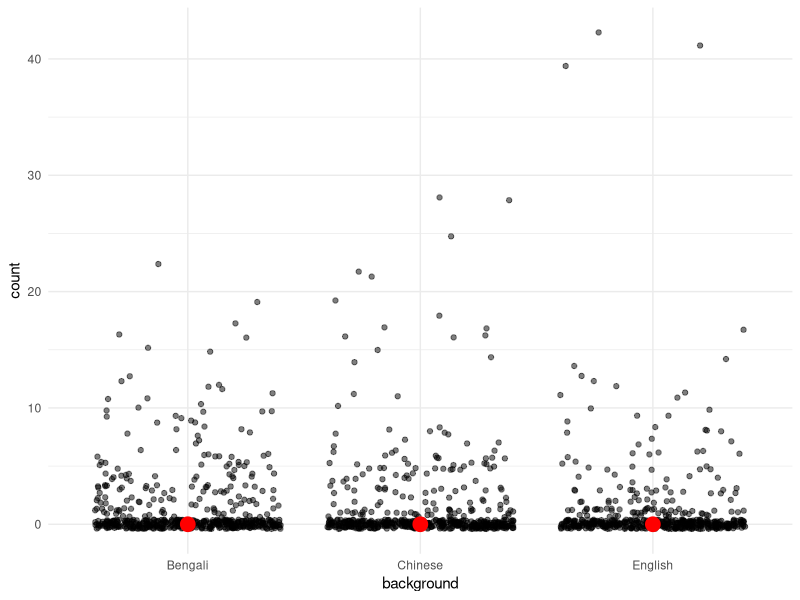
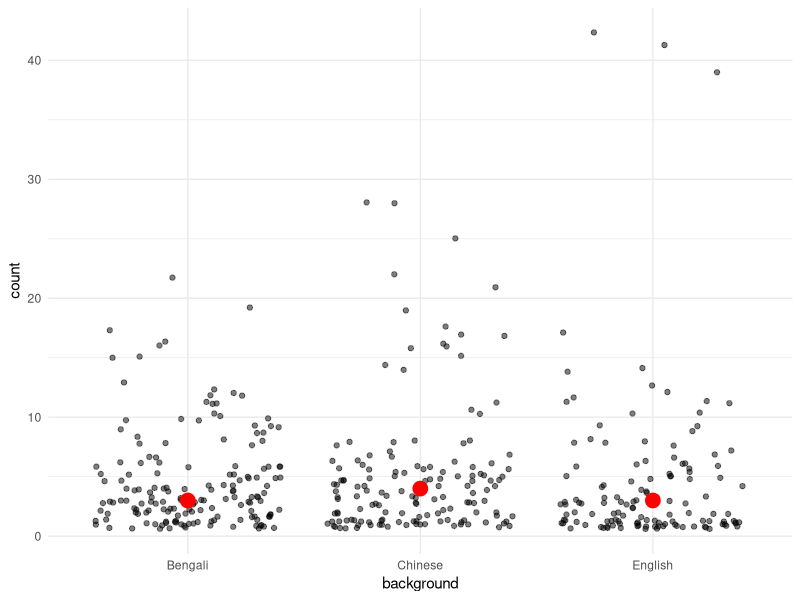
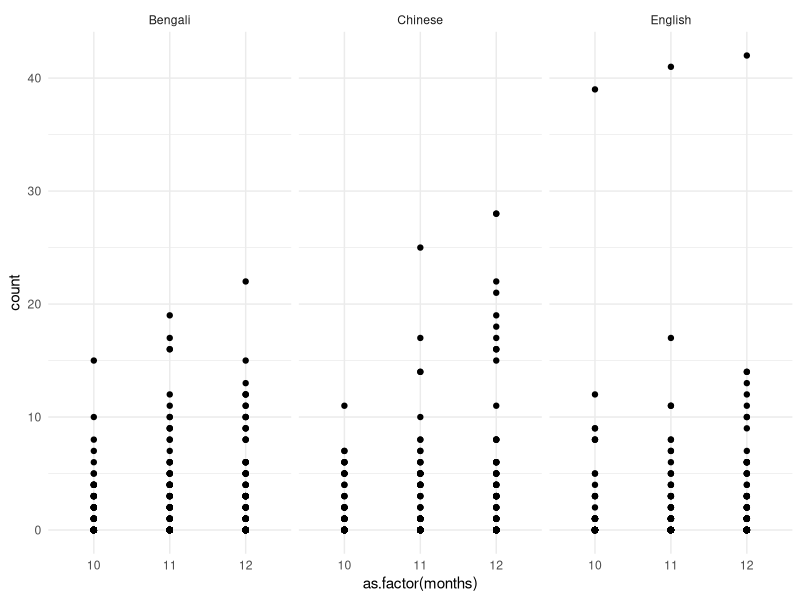
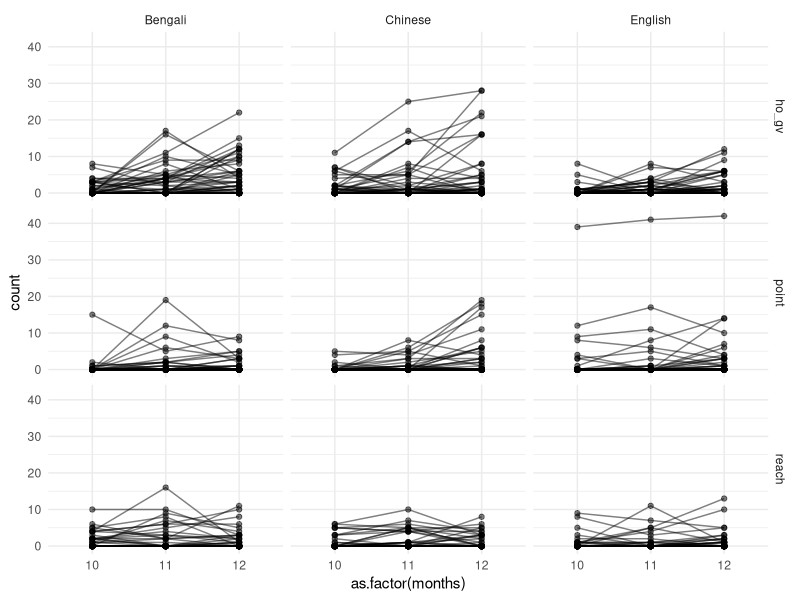
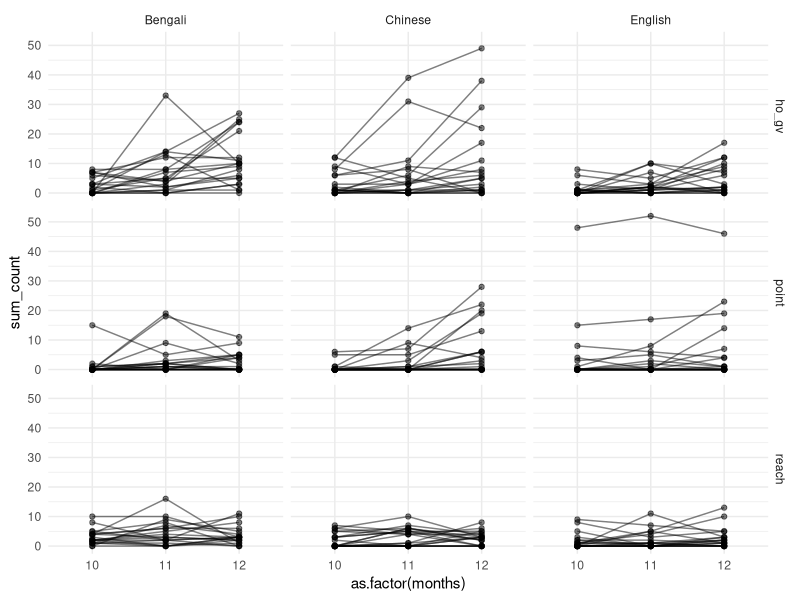

Generate these figures, in order, with R:
## ---- chunk 1
knitr::opts_chunk$set(echo = TRUE)
# Setting root.dir allows you to use relative file paths.
# For example you can just write "data/gestures.csv" instead of
# "C://Users/Smruti/projects/MSc/dataviz/data/gestures.csv".
# The here::here() function automatically discovers the main project directory.
knitr::opts_knit$set(root.dir = here::here())
library(tidyverse)
theme_set(theme_minimal())
## ---- chunk 2
gestures <- read_csv("./02-import-viz/gestures.csv")
## ---- chunk 3
gestures
## ---- chunk 4
gestures %>%
  count(background)
## ---- chunk 5
gestures %>%
  distinct(dyad, background) %>%
  count(background)
## ---- chunk 6
gestures %>%
  group_by(background, gesture) %>%
  summarise(
    count_median = median(count, na.rm = TRUE),
    median_max = max(count, na.rm = TRUE)
  )

gestures %>%
  group_by(background, gesture, months) %>%
  summarise(
    count_median = median(count, na.rm = TRUE),
    median_max = max(count, na.rm = TRUE)
  )
## ---- chunk 7
gestures %>%
  ggplot(aes(background, count)) +
  geom_jitter(alpha = 0.5) +
  stat_summary(fun = median, colour = "red", size = 1)

gestures %>%
  filter(count > 0) %>%
  ggplot(aes(background, count)) +
  geom_jitter(alpha = 0.5) +
  stat_summary(fun = median, colour = "red", size = 1)
## ---- chunk 8
gestures %>%
  ggplot(aes(as.factor(months), count)) +
  geom_point() +
  facet_grid(~ background)
## ---- chunk 9
gestures %>%
  mutate(id = paste(dyad, task, sep = "_")) %>%
  ggplot(aes(as.factor(months), count, group = id)) +
  geom_line(alpha = 0.5) +
  geom_point(alpha = 0.5) +
  facet_grid(gesture ~ background)
## ---- chunk 10
gestures %>%
  group_by(background,dyad, months, gesture) %>%
  summarise(
    sum_count = sum(count, na.rm = TRUE)
  ) %>%
  ggplot(aes(as.factor(months), sum_count, group = dyad)) +
  geom_line(alpha = 0.5) +
  geom_point(alpha = 0.5) +
  facet_grid(gesture ~ background)
